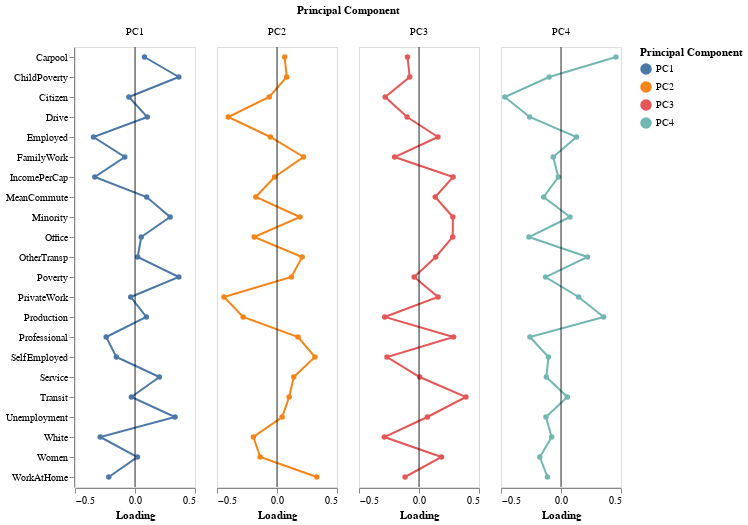

The notebook cell this image was saved under:
### Markdown cell above
### Question 1 (f)

The plot above is a bit crowded -- use `.facet(...)` to show each line separately. The resulting plot should have four adjacent panels, one for each PC.

(*Hint*: you can do this in one line by modifying `loading_plot`.)

### Code cell
# solution
loading_plot.facet('Principal Component')

### Figure 1 — Vega-Lite specification as saved in the notebook (floating-point values rounded to 4 significant figures)
{"config": {"view": {"continuousWidth": 400, "continuousHeight": 300}}, "data": {"name": "data-9444bd2db4097837d6107da1d9d0de63"}, "facet": {"type": "nominal", "field": "Principal Component"}, "spec": {"layer": [{"mark": {"type": "line", "point": true}, "encoding": {"color": {"type": "nominal", "field": "Principal Component"}, "x": {"type": "quantitative", "field": "Loading"}, "y": {"type": "nominal", "field": "Variable", "title": ""}}}, {"mark": "rule", "encoding": {"size": {"value": 0.05}, "x": {"type": "quantitative", "field": "zero", "title": "Loading"}}}], "width": 120}, "$schema": "https://vega.github.io/schema/vega-lite/v4.0.2.json", "datasets": {"data-9444bd2db4097837d6107da1d9d0de63": [{"Variable": "Women", "Principal Component": "PC1", "Loading": 0.02005, "zero": 0}, {"Variable": "White", "Principal Component": "PC1", "Loading": -0.2896, "zero": 0}, {"Variable": "Citizen", "Principal Component": "PC1", "Loading": -0.0507, "zero": 0}, {"Variable": "IncomePerCap", "Principal Component": "PC1", "Loading": -0.3349, "zero": 0}, {"Variable": "Poverty", "Principal Component": "PC1", "Loading": 0.3652, "zero": 0}, {"Variable": "ChildPoverty", "Principal Component": "PC1", "Loading": 0.3648, "zero": 0}, {"Variable": "Professional", "Principal Component": "PC1", "Loading": -0.2401, "zero": 0}, {"Variable": "Service", "Principal Component": "PC1", "Loading": 0.2033, "zero": 0}, {"Variable": "Office", "Principal Component": "PC1", "Loading": 0.05217, "zero": 0}, {"Variable": "Production", "Principal Component": "PC1", "Loading": 0.09431, "zero": 0}, {"Variable": "Drive", "Principal Component": "PC1", "Loading": 0.1022, "zero": 0}, {"Variable": "Carpool", "Principal Component": "PC1", "Loading": 0.07913, "zero": 0}, {"Variable": "Transit", "Principal Component": "PC1", "Loading": -0.03023, "zero": 0}, {"Variable": "OtherTransp", "Principal Component": "PC1", "Loading": 0.02187, "zero": 0}, {"Variable": "WorkAtHome", "Principal Component": "PC1", "Loading": -0.2184, "zero": 0}, {"Variable": "MeanCommute", "Principal Component": "PC1", "Loading": 0.097, "zero": 0}, {"Variable": "Employed", "Principal Component": "PC1", "Loading": -0.3456, "zero": 0}, {"Variable": "PrivateWork", "Principal Component": "PC1", "Loading": -0.03554, "zero": 0}, {"Variable": "SelfEmployed", "Principal Component": "PC1", "Loading": -0.1553, "zero": 0}, {"Variable": "FamilyWork", "Principal Component": "PC1", "Loading": -0.08508, "zero": 0}, {"Variable": "Unemployment", "Principal Component": "PC1", "Loading": 0.3334, "zero": 0}, {"Variable": "Minority", "Principal Component": "PC1", "Loading": 0.2925, "zero": 0}, {"Variable": "Women", "Principal Component": "PC2", "Loading": -0.14, "zero": 0}, {"Variable": "White", "Principal Component": "PC2", "Loading": -0.1965, "zero": 0}, {"Variable": "Citizen", "Principal Component": "PC2", "Loading": -0.06499, "zero": 0}, {"Variable": "IncomePerCap", "Principal Component": "PC2", "Loading": -0.02043, "zero": 0}, {"Variable": "Poverty", "Principal Component": "PC2", "Loading": 0.1202, "zero": 0}, {"Variable": "ChildPoverty", "Principal Component": "PC2", "Loading": 0.08109, "zero": 0}, {"Variable": "Professional", "Principal Component": "PC2", "Loading": 0.1756, "zero": 0}, {"Variable": "Service", "Principal Component": "PC2", "Loading": 0.1397, "zero": 0}, {"Variable": "Office", "Principal Component": "PC2", "Loading": -0.1898, "zero": 0}, {"Variable": "Production", "Principal Component": "PC2", "Loading": -0.2823, "zero": 0}, {"Variable": "Drive", "Principal Component": "PC2", "Loading": -0.4061, "zero": 0}, {"Variable": "Carpool", "Principal Component": "PC2", "Loading": 0.06374, "zero": 0}, {"Variable": "Transit", "Principal Component": "PC2", "Loading": 0.1011, "zero": 0}, {"Variable": "OtherTransp", "Principal Component": "PC2", "Loading": 0.2094, "zero": 0}, {"Variable": "WorkAtHome", "Principal Component": "PC2", "Loading": 0.3316, "zero": 0}, {"Variable": "MeanCommute", "Principal Component": "PC2", "Loading": -0.1767, "zero": 0}, {"Variable": "Employed", "Principal Component": "PC2", "Loading": -0.05465, "zero": 0}, {"Variable": "PrivateWork", "Principal Component": "PC2", "Loading": -0.4419, "zero": 0}, {"Variable": "SelfEmployed", "Principal Component": "PC2", "Loading": 0.3162, "zero": 0}, {"Variable": "FamilyWork", "Principal Component": "PC2", "Loading": 0.2211, "zero": 0}, {"Variable": "Unemployment", "Principal Component": "PC2", "Loading": 0.04305, "zero": 0}, {"Variable": "Minority", "Principal Component": "PC2", "Loading": 0.1916, "zero": 0}, {"Variable": "Women", "Principal Component": "PC3", "Loading": 0.1876, "zero": 0}, {"Variable": "White", "Principal Component": "PC3", "Loading": -0.2889, "zero": 0}, {"Variable": "Citizen", "Principal Component": "PC3", "Loading": -0.2819, "zero": 0}, {"Variable": "IncomePerCap", "Principal Component": "PC3", "Loading": 0.2841, "zero": 0}, {"Variable": "Poverty", "Principal Component": "PC3", "Loading": -0.04017, "zero": 0}, {"Variable": "ChildPoverty", "Principal Component": "PC3", "Loading": -0.07743, "zero": 0}, {"Variable": "Professional", "Principal Component": "PC3", "Loading": 0.2876, "zero": 0}, {"Variable": "Service", "Principal Component": "PC3", "Loading": 0.005957, "zero": 0}, {"Variable": "Office", "Principal Component": "PC3", "Loading": 0.2814, "zero": 0}, {"Variable": "Production", "Principal Component": "PC3", "Loading": -0.2855, "zero": 0}, {"Variable": "Drive", "Principal Component": "PC3", "Loading": -0.09923, "zero": 0}, {"Variable": "Carpool", "Principal Component": "PC3", "Loading": -0.0957, "zero": 0}, {"Variable": "Transit", "Principal Component": "PC3", "Loading": 0.3909, "zero": 0}, {"Variable": "OtherTransp", "Principal Component": "PC3", "Loading": 0.1393, "zero": 0}, {"Variable": "WorkAtHome", "Principal Component": "PC3", "Loading": -0.1161, "zero": 0}, {"Variable": "MeanCommute", "Principal Component": "PC3", "Loading": 0.1353, "zero": 0}, {"Variable": "Employed", "Principal Component": "PC3", "Loading": 0.1577, "zero": 0}, {"Variable": "PrivateWork", "Principal Component": "PC3", "Loading": 0.1587, "zero": 0}, {"Variable": "SelfEmployed", "Principal Component": "PC3", "Loading": -0.2668, "zero": 0}, {"Variable": "FamilyWork", "Principal Component": "PC3", "Loading": -0.2033, "zero": 0}, {"Variable": "Unemployment", "Principal Component": "PC3", "Loading": 0.06994, "zero": 0}, {"Variable": "Minority", "Principal Component": "PC3", "Loading": 0.2822, "zero": 0}, {"Variable": "Women", "Principal Component": "PC4", "Loading": -0.1766, "zero": 0}, {"Variable": "White", "Principal Component": "PC4", "Loading": -0.07806, "zero": 0}, {"Variable": "Citizen", "Principal Component": "PC4", "Loading": -0.468, "zero": 0}, {"Variable": "IncomePerCap", "Principal Component": "PC4", "Loading": -0.0222, "zero": 0}, {"Variable": "Poverty", "Principal Component": "PC4", "Loading": -0.1282, "zero": 0}, {"Variable": "ChildPoverty", "Principal Component": "PC4", "Loading": -0.09859, "zero": 0}, {"Variable": "Professional", "Principal Component": "PC4", "Loading": -0.2588, "zero": 0}, {"Variable": "Service", "Principal Component": "PC4", "Loading": -0.1221, "zero": 0}, {"Variable": "Office", "Principal Component": "PC4", "Loading": -0.2672, "zero": 0}, {"Variable": "Production", "Principal Component": "PC4", "Loading": 0.3551, "zero": 0}, {"Variable": "Drive", "Principal Component": "PC4", "Loading": -0.2611, "zero": 0}, {"Variable": "Carpool", "Principal Component": "PC4", "Loading": 0.458, "zero": 0}, {"Variable": "Transit", "Principal Component": "PC4", "Loading": 0.05224, "zero": 0}, {"Variable": "OtherTransp", "Principal Component": "PC4", "Loading": 0.2211, "zero": 0}, {"Variable": "WorkAtHome", "Principal Component": "PC4", "Loading": -0.1132, "zero": 0}, {"Variable": "MeanCommute", "Principal Component": "PC4", "Loading": -0.1444, "zero": 0}, {"Variable": "Employed", "Principal Component": "PC4", "Loading": 0.1287, "zero": 0}, {"Variable": "PrivateWork", "Principal Component": "PC4", "Loading": 0.1467, "zero": 0}, {"Variable": "SelfEmployed", "Principal Component": "PC4", "Loading": -0.1045, "zero": 0}, {"Variable": "FamilyWork", "Principal Component": "PC4", "Loading": -0.06482, "zero": 0}, {"Variable": "Unemployment", "Principal Component": "PC4", "Loading": -0.1252, "zero": 0}, {"Variable": "Minority", "Principal Component": "PC4", "Loading": 0.0749, "zero": 0}]}}
